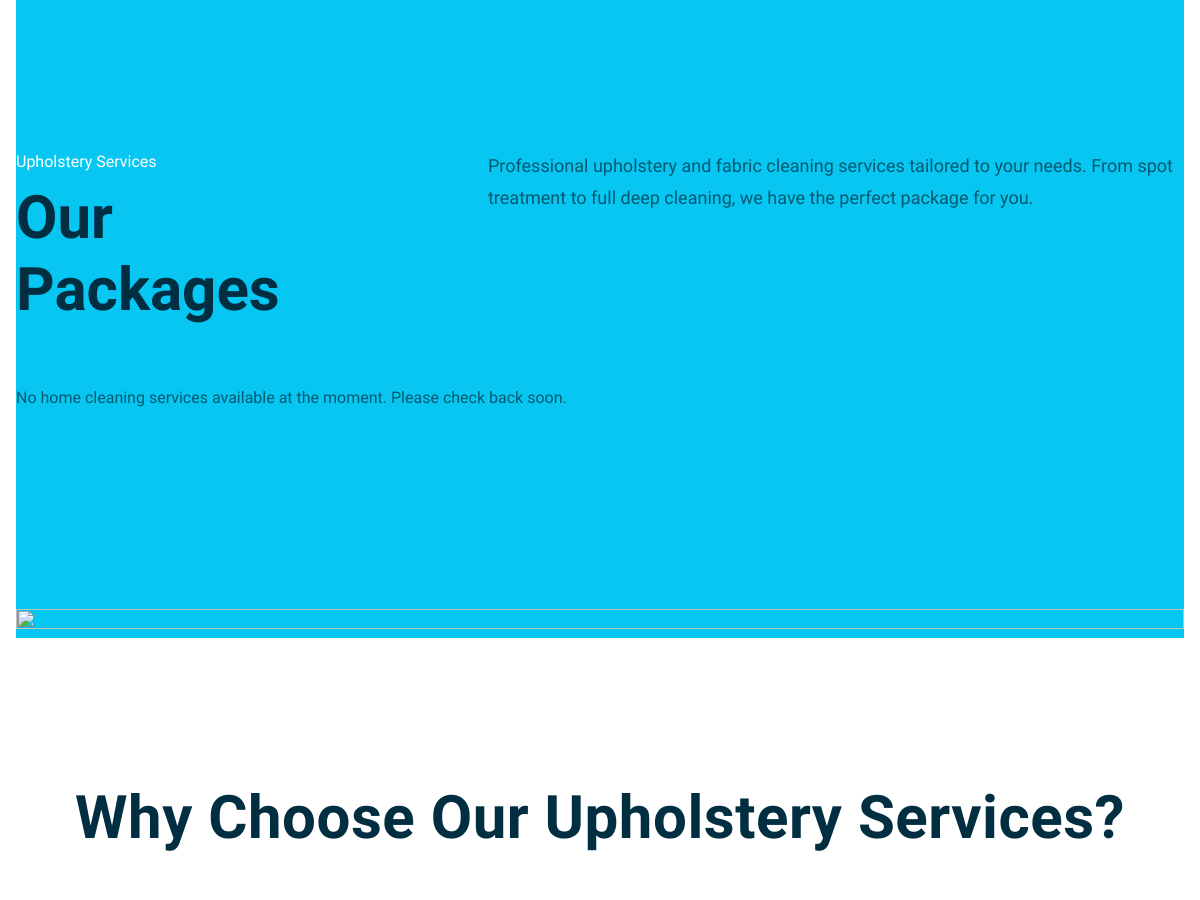
/upholstery-cleaning/ (middle part), run on an earlier commit of the app's database.
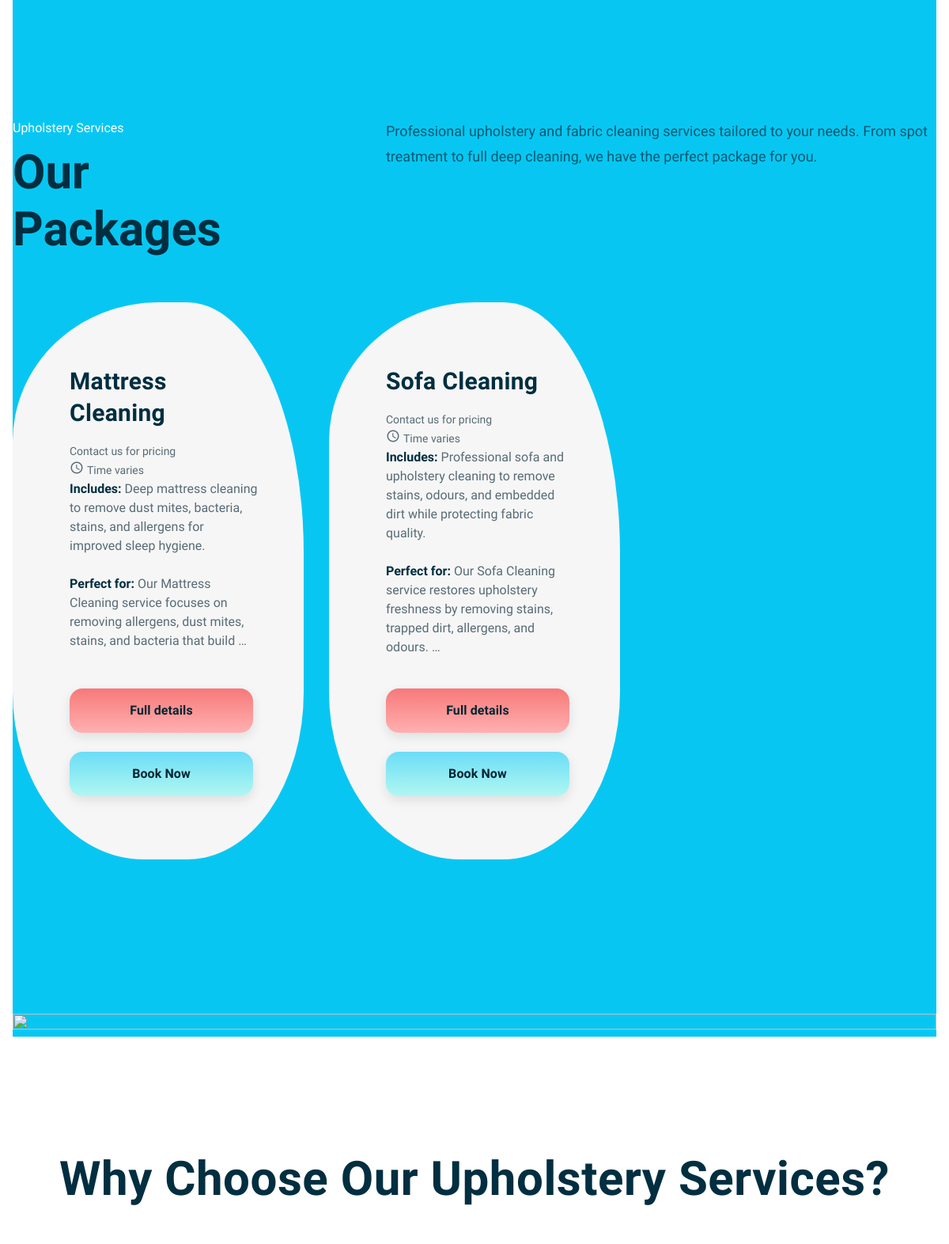
And on a later commit of the database.
### services/models.py (models this page shows, shortened)
class SubService(models.Model):
    service_group = models.CharField(max_length=40, choices=SERVICE_GROUP_CHOICES)
    name = models.CharField(max_length=120)
    slug = models.SlugField(unique=True)
    short_description = models.CharField(max_length=255, blank=True)
    long_description = models.TextField(blank=True)
    requires_address = models.BooleanField(default=True)
    active = models.BooleanField(default=True)
    min_price = models.DecimalField(
        max_digits=8,
        decimal_places=2,
        null=True,
        blank=True,
        validators=[MinValueValidator(Decimal("0.00"))],
        help_text="Lower end of price range (e.g., 46.00)"
    )
    max_price = models.DecimalField(
        max_digits=8,
        decimal_places=2,
        null=True,
        blank=True,
        validators=[MinValueValidator(Decimal("0.00"))],
        help_text="Upper end of price range (e.g., 77.00)"
    )
    duration_minutes = models.PositiveIntegerField(
        null=True,
        blank=True,
        help_text="Estimated duration in minutes (e.g., 90)"
    )
    class Meta:
        ordering = ["service_group", "name"]

### pages/views.py (the view)
# urls.py: path("upholstery-cleaning/", views.upholstery_cleaning, name="upholstery_cleaning"),
def upholstery_cleaning(request):
    from services.models import SubService
    subservices = SubService.objects.filter(service_group='upholstery-fabric', active=True)
    context = {
        'subservices': subservices,
    }
    return render(request, "pages/upholstery_cleaning.html", context)

### templates/pages/upholstery_cleaning.html (shortened to what the changed rows need)
{% extends "base.html" %}
{% block content %}
<div class="mad-content no-pd">
    <div class="container">
        <div class="mad-section with-separator-both mad-section--stretched mad-colorizer--scheme-color-4">
            <div class="content-element-3">
                <div class="row">
                    <div class="col-lg-4">
                        <h2>Our Packages</h2>
                    </div>
                </div>
            </div>
            <div class="mad-pricing-tables item-col-3">
                {% for subservice in subservices %}
                <div class="mad-col">
                    <article class="mad-pricing-table">
                        <div class="mad-pt-header">
                            <h3 class="mad-pricing-table-title">{{ subservice.name }}</h3>
                            <div class="d-flex justify-content-between align-items-center mb-2">
                                <div>
                                    {% if subservice.min_price and subservice.max_price %}
                                    <span class="mad-text-small">£{{ subservice.min_price }} - £{{ subservice.max_price
                                        }}</span>
                                    {% else %}
                                    <span class="mad-text-small">Contact us for pricing</span>
                                    {% endif %}
                                </div>
                                <div class="d-flex align-items-center" style="gap:6px;">
                                    <i class="material-icons" style="font-size:18px;">schedule</i>
                                    {% if subservice.duration_minutes %}
                                    <span class="mad-text-small">Up to {{ subservice.duration_minutes }}min</span>
                                    {% else %}
                                    <span class="mad-text-small">Time varies</span>
                                    {% endif %}
                                </div>
                            </div>
                            {% if subservice.short_description %}
                            <p><b>Includes:</b> {{ subservice.short_description|safe }}</p>
                            {% endif %}
                            {% if subservice.long_description %}
                            <p><b>Perfect for:</b> {{ subservice.long_description|truncatewords:15 }}</p>
                            {% endif %}
                        </div>
                        <div class="mad-pricing-table-content">
                            <div class="row">
                                <div class="col-sm-12">
                                    <a href="{% url 'services:subservice_detail' group_slug='home-cleaning' subservice_slug=subservice.slug %}"
                                        class="btn btn-style-2 w-100 mb-2">
                                        <span>Full details</span>
                                    </a>
                                    <a href="{% url 'bookings:book_subservice' subservice.slug %}" class="btn w-100">
                                        <span>Book Now</span>
                                    </a>
                                </div>
                            </div>
                        </div>
                    </article>
                </div>
                {% empty %}
                <div class="col-12">
                    <p>No home cleaning services available at the moment. Please check back soon.</p>
                </div>
                {% endfor %}
            </div>
        </div>
        <div class="mad-section">
            <h2 class="mad-page-title align-center">Why Choose Our Upholstery Services?</h2>
        </div>
    </div>
</div>
{% endblock %}

What changed in the data, as far as the page shows it:
added SubService: name "Mattress Cleaning", shows "Contact us for pricing", shows "Time varies", short_description "Deep mattress cleaning to remove dust mites, bacteria, stains, and allergens for improved sleep hygiene.", long_description "Our Mattress Cleaning service focuses on removing allergens, dust mites, stains, and bacteria that build …"
added SubService: name "Sofa Cleaning", shows "Contact us for pricing", shows "Time varies", short_description "Professional sofa and upholstery cleaning to remove stains, odours, and embedded dirt while protecting fabric quality.", long_description "Our Sofa Cleaning service restores upholstery freshness by removing stains, trapped dirt, allergens, and odours. …"
Also different on the page:
text no longer shown: "No home cleaning services available at the moment. Please check back soon."
